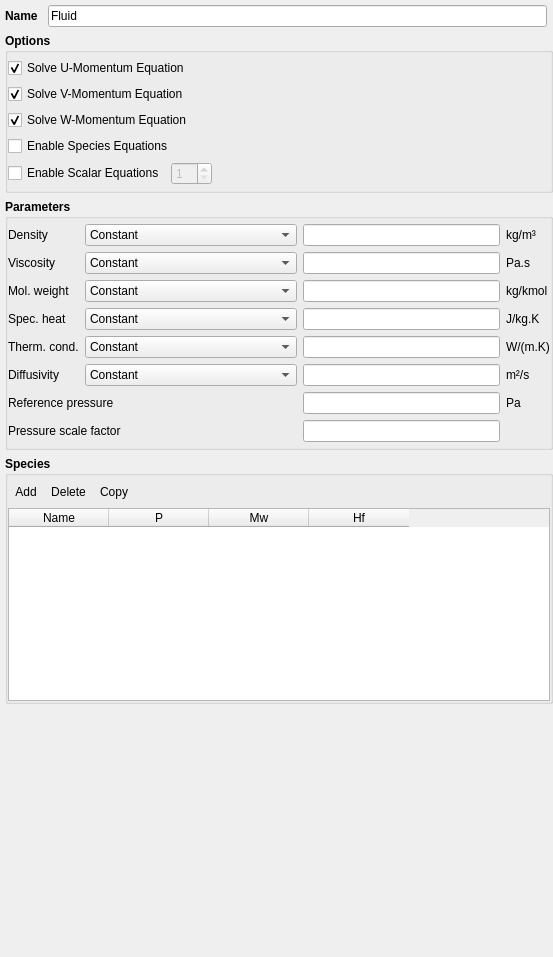
<?xml version="1.0" encoding="UTF-8"?>
<ui version="4.0">
 <class>fluid</class>
 <widget class="QWidget" name="fluid">
  <property name="geometry">
   <rect>
    <x>0</x>
    <y>0</y>
    <width>553</width>
    <height>957</height>
   </rect>
  </property>
  <property name="sizePolicy">
   <sizepolicy hsizetype="Preferred" vsizetype="Preferred">
    <horstretch>2</horstretch>
    <verstretch>0</verstretch>
   </sizepolicy>
  </property>
  <property name="minimumSize">
   <size>
    <width>20</width>
    <height>0</height>
   </size>
  </property>
  <layout class="QGridLayout" name="gridLayout_3">
   <property name="leftMargin">
    <number>5</number>
   </property>
   <property name="topMargin">
    <number>5</number>
   </property>
   <property name="rightMargin">
    <number>0</number>
   </property>
   <property name="bottomMargin">
    <number>5</number>
   </property>
   <item row="1" column="0" colspan="2">
    <widget class="QGroupBox" name="groupbox_options">
     <property name="font">
      <font>
       <weight>75</weight>
       <bold>true</bold>
      </font>
     </property>
     <property name="title">
      <string>Options</string>
     </property>
     <property name="flat">
      <bool>true</bool>
     </property>
     <layout class="QGridLayout" name="gridLayout">
      <property name="leftMargin">
       <number>0</number>
      </property>
      <property name="topMargin">
       <number>5</number>
      </property>
      <property name="rightMargin">
       <number>0</number>
      </property>
      <property name="bottomMargin">
       <number>5</number>
      </property>
      <item row="1" column="0">
       <widget class="CheckBox" name="checkbox_keyword_momentum_y_eq_args_0">
        <property name="font">
         <font>
          <weight>50</weight>
          <bold>false</bold>
         </font>
        </property>
        <property name="text">
         <string>Solve V-Momentum Equation</string>
        </property>
        <property name="checked">
         <bool>true</bool>
        </property>
       </widget>
      </item>
      <item row="2" column="0">
       <widget class="CheckBox" name="checkbox_keyword_momentum_z_eq_args_0">
        <property name="font">
         <font>
          <weight>50</weight>
          <bold>false</bold>
         </font>
        </property>
        <property name="text">
         <string>Solve W-Momentum Equation</string>
        </property>
        <property name="checked">
         <bool>true</bool>
        </property>
       </widget>
      </item>
      <item row="4" column="0">
       <layout class="QHBoxLayout" name="horizontalLayout_4">
        <item>
         <widget class="QCheckBox" name="checkbox_enable_scalar_eq">
          <property name="font">
           <font>
            <weight>50</weight>
            <bold>false</bold>
           </font>
          </property>
          <property name="text">
           <string>Enable Scalar Equations</string>
          </property>
         </widget>
        </item>
        <item>
         <widget class="QSpinBox" name="spinbox_nscalar_eq">
          <property name="enabled">
           <bool>false</bool>
          </property>
          <property name="font">
           <font>
            <weight>50</weight>
            <bold>false</bold>
           </font>
          </property>
          <property name="suffix">
           <string/>
          </property>
          <property name="minimum">
           <number>1</number>
          </property>
         </widget>
        </item>
        <item>
         <spacer name="horizontalSpacer_2">
          <property name="orientation">
           <enum>Qt::Horizontal</enum>
          </property>
          <property name="sizeHint" stdset="0">
           <size>
            <width>40</width>
            <height>20</height>
           </size>
          </property>
         </spacer>
        </item>
       </layout>
      </item>
      <item row="3" column="0">
       <widget class="CheckBox" name="checkbox_keyword_species_eq_args_0">
        <property name="font">
         <font>
          <weight>50</weight>
          <bold>false</bold>
         </font>
        </property>
        <property name="text">
         <string>Enable Species Equations</string>
        </property>
       </widget>
      </item>
      <item row="0" column="0">
       <widget class="CheckBox" name="checkbox_keyword_momentum_x_eq_args_0">
        <property name="font">
         <font>
          <weight>50</weight>
          <bold>false</bold>
         </font>
        </property>
        <property name="text">
         <string>Solve U-Momentum Equation</string>
        </property>
        <property name="checked">
         <bool>true</bool>
        </property>
       </widget>
      </item>
     </layout>
    </widget>
   </item>
   <item row="3" column="0" colspan="2">
    <widget class="QGroupBox" name="groupbox_fluid_phase_species">
     <property name="font">
      <font>
       <weight>75</weight>
       <bold>true</bold>
      </font>
     </property>
     <property name="title">
      <string>Species</string>
     </property>
     <property name="flat">
      <bool>true</bool>
     </property>
     <property name="checkable">
      <bool>false</bool>
     </property>
     <layout class="QGridLayout" name="gridLayout_4">
      <property name="leftMargin">
       <number>0</number>
      </property>
      <property name="topMargin">
       <number>5</number>
      </property>
      <property name="rightMargin">
       <number>0</number>
      </property>
      <property name="bottomMargin">
       <number>0</number>
      </property>
      <item row="0" column="0">
       <widget class="QFrame" name="frame_20">
        <property name="frameShape">
         <enum>QFrame::NoFrame</enum>
        </property>
        <property name="frameShadow">
         <enum>QFrame::Plain</enum>
        </property>
        <layout class="QHBoxLayout" name="horizontalLayout_17">
         <property name="spacing">
          <number>0</number>
         </property>
         <property name="leftMargin">
          <number>0</number>
         </property>
         <property name="topMargin">
          <number>0</number>
         </property>
         <property name="rightMargin">
          <number>0</number>
         </property>
         <property name="bottomMargin">
          <number>0</number>
         </property>
         <item>
          <widget class="QToolButton" name="toolbutton_fluid_species_add">
           <property name="font">
            <font>
             <weight>50</weight>
             <bold>false</bold>
            </font>
           </property>
           <property name="text">
            <string>Add</string>
           </property>
           <property name="autoRaise">
            <bool>true</bool>
           </property>
          </widget>
         </item>
         <item>
          <widget class="QToolButton" name="toolbutton_fluid_species_delete">
           <property name="font">
            <font>
             <weight>50</weight>
             <bold>false</bold>
            </font>
           </property>
           <property name="text">
            <string>Delete</string>
           </property>
           <property name="autoRaise">
            <bool>true</bool>
           </property>
          </widget>
         </item>
         <item>
          <widget class="QToolButton" name="toolbutton_fluid_species_copy">
           <property name="font">
            <font>
             <weight>50</weight>
             <bold>false</bold>
            </font>
           </property>
           <property name="text">
            <string>Copy</string>
           </property>
           <property name="autoRaise">
            <bool>true</bool>
           </property>
          </widget>
         </item>
         <item>
          <spacer name="horizontalSpacer_6">
           <property name="orientation">
            <enum>Qt::Horizontal</enum>
           </property>
           <property name="sizeHint" stdset="0">
            <size>
             <width>40</width>
             <height>20</height>
            </size>
           </property>
          </spacer>
         </item>
        </layout>
       </widget>
      </item>
      <item row="1" column="0">
       <widget class="QTableWidget" name="tablewidget_fluid_species">
        <property name="sizePolicy">
         <sizepolicy hsizetype="Expanding" vsizetype="MinimumExpanding">
          <horstretch>0</horstretch>
          <verstretch>0</verstretch>
         </sizepolicy>
        </property>
        <property name="minimumSize">
         <size>
          <width>0</width>
          <height>100</height>
         </size>
        </property>
        <property name="maximumSize">
         <size>
          <width>16777215</width>
          <height>16777215</height>
         </size>
        </property>
        <property name="font">
         <font>
          <weight>50</weight>
          <bold>false</bold>
         </font>
        </property>
        <property name="frameShadow">
         <enum>QFrame::Plain</enum>
        </property>
        <property name="selectionMode">
         <enum>QAbstractItemView::SingleSelection</enum>
        </property>
        <property name="selectionBehavior">
         <enum>QAbstractItemView::SelectRows</enum>
        </property>
        <attribute name="horizontalHeaderVisible">
         <bool>true</bool>
        </attribute>
        <attribute name="horizontalHeaderCascadingSectionResizes">
         <bool>false</bool>
        </attribute>
        <attribute name="horizontalHeaderDefaultSectionSize">
         <number>100</number>
        </attribute>
        <attribute name="horizontalHeaderHighlightSections">
         <bool>false</bool>
        </attribute>
        <attribute name="horizontalHeaderMinimumSectionSize">
         <number>20</number>
        </attribute>
        <attribute name="horizontalHeaderStretchLastSection">
         <bool>false</bool>
        </attribute>
        <attribute name="verticalHeaderVisible">
         <bool>false</bool>
        </attribute>
        <attribute name="verticalHeaderHighlightSections">
         <bool>false</bool>
        </attribute>
        <column>
         <property name="text">
          <string>Name</string>
         </property>
        </column>
        <column>
         <property name="text">
          <string>P</string>
         </property>
         <property name="toolTip">
          <string>Phase</string>
         </property>
        </column>
        <column>
         <property name="text">
          <string>Mw</string>
         </property>
         <property name="toolTip">
          <string>Molecular weight</string>
         </property>
        </column>
        <column>
         <property name="text">
          <string>Hf</string>
         </property>
         <property name="toolTip">
          <string>Heat of formation</string>
         </property>
        </column>
       </widget>
      </item>
     </layout>
    </widget>
   </item>
   <item row="0" column="0">
    <widget class="QFrame" name="frame_fluid_phase_name">
     <property name="frameShape">
      <enum>QFrame::NoFrame</enum>
     </property>
     <property name="frameShadow">
      <enum>QFrame::Plain</enum>
     </property>
     <layout class="QGridLayout" name="gridLayout_2">
      <property name="leftMargin">
       <number>0</number>
      </property>
      <property name="topMargin">
       <number>0</number>
      </property>
      <property name="rightMargin">
       <number>0</number>
      </property>
      <property name="bottomMargin">
       <number>0</number>
      </property>
      <property name="spacing">
       <number>0</number>
      </property>
      <item row="0" column="0">
       <spacer name="verticalSpacer_5">
        <property name="orientation">
         <enum>Qt::Vertical</enum>
        </property>
        <property name="sizeType">
         <enum>QSizePolicy::Minimum</enum>
        </property>
        <property name="sizeHint" stdset="0">
         <size>
          <width>20</width>
          <height>0</height>
         </size>
        </property>
       </spacer>
      </item>
      <item row="1" column="0">
       <layout class="QHBoxLayout" name="horizontalLayout_3">
        <property name="spacing">
         <number>10</number>
        </property>
        <property name="topMargin">
         <number>0</number>
        </property>
        <item>
         <widget class="QLabel" name="label_fluid_phase_name">
          <property name="font">
           <font>
            <weight>75</weight>
            <bold>true</bold>
           </font>
          </property>
          <property name="text">
           <string>Name</string>
          </property>
         </widget>
        </item>
        <item>
         <widget class="LineEdit" name="lineedit_fluid_phase_name">
          <property name="text">
           <string>Fluid</string>
          </property>
         </widget>
        </item>
       </layout>
      </item>
     </layout>
    </widget>
   </item>
   <item row="2" column="0" colspan="2">
    <widget class="QGroupBox" name="groupbox_fluid_phase_model_parameters">
     <property name="font">
      <font>
       <weight>75</weight>
       <bold>true</bold>
      </font>
     </property>
     <property name="title">
      <string>Parameters</string>
     </property>
     <property name="flat">
      <bool>true</bool>
     </property>
     <layout class="QGridLayout" name="gridLayout_5">
      <property name="leftMargin">
       <number>0</number>
      </property>
      <property name="topMargin">
       <number>5</number>
      </property>
      <property name="rightMargin">
       <number>0</number>
      </property>
      <property name="bottomMargin">
       <number>5</number>
      </property>
      <item row="0" column="0">
       <widget class="QLabel" name="label_fluid_density_model">
        <property name="font">
         <font>
          <weight>50</weight>
          <bold>false</bold>
         </font>
        </property>
        <property name="text">
         <string>Density</string>
        </property>
       </widget>
      </item>
      <item row="0" column="1">
       <widget class="ComboBox" name="combobox_fluid_density_model">
        <property name="sizePolicy">
         <sizepolicy hsizetype="Preferred" vsizetype="Fixed">
          <horstretch>0</horstretch>
          <verstretch>0</verstretch>
         </sizepolicy>
        </property>
        <property name="maximumSize">
         <size>
          <width>16777215</width>
          <height>16777215</height>
         </size>
        </property>
        <property name="font">
         <font>
          <weight>50</weight>
          <bold>false</bold>
         </font>
        </property>
        <property name="sizeAdjustPolicy">
         <enum>QComboBox::AdjustToContents</enum>
        </property>
        <property name="minimumContentsLength">
         <number>20</number>
        </property>
        <item>
         <property name="text">
          <string>Constant</string>
         </property>
        </item>
        <item>
         <property name="text">
          <string>Ideal Gas Law</string>
         </property>
        </item>
        <item>
         <property name="text">
          <string>UDF</string>
         </property>
        </item>
       </widget>
      </item>
      <item row="0" column="2">
       <widget class="LineEdit" name="lineedit_keyword_ro_g0">
        <property name="sizePolicy">
         <sizepolicy hsizetype="Expanding" vsizetype="Fixed">
          <horstretch>0</horstretch>
          <verstretch>0</verstretch>
         </sizepolicy>
        </property>
        <property name="minimumSize">
         <size>
          <width>30</width>
          <height>0</height>
         </size>
        </property>
        <property name="font">
         <font>
          <weight>50</weight>
          <bold>false</bold>
         </font>
        </property>
       </widget>
      </item>
      <item row="0" column="3">
       <widget class="QLabel" name="label_ro_g0_units">
        <property name="font">
         <font>
          <weight>50</weight>
          <italic>false</italic>
          <bold>false</bold>
         </font>
        </property>
        <property name="text">
         <string>kg/m³ </string>
        </property>
       </widget>
      </item>
      <item row="1" column="0">
       <widget class="QLabel" name="label_fluid_viscosity_model">
        <property name="font">
         <font>
          <weight>50</weight>
          <bold>false</bold>
         </font>
        </property>
        <property name="text">
         <string>Viscosity</string>
        </property>
       </widget>
      </item>
      <item row="1" column="1">
       <widget class="ComboBox" name="combobox_fluid_viscosity_model">
        <property name="sizePolicy">
         <sizepolicy hsizetype="Preferred" vsizetype="Fixed">
          <horstretch>0</horstretch>
          <verstretch>0</verstretch>
         </sizepolicy>
        </property>
        <property name="maximumSize">
         <size>
          <width>16777215</width>
          <height>16777215</height>
         </size>
        </property>
        <property name="font">
         <font>
          <weight>50</weight>
          <bold>false</bold>
         </font>
        </property>
        <property name="sizeAdjustPolicy">
         <enum>QComboBox::AdjustToContents</enum>
        </property>
        <property name="minimumContentsLength">
         <number>20</number>
        </property>
        <item>
         <property name="text">
          <string>Constant</string>
         </property>
        </item>
        <item>
         <property name="text">
          <string>Sutherland's Law</string>
         </property>
        </item>
        <item>
         <property name="text">
          <string>UDF</string>
         </property>
        </item>
       </widget>
      </item>
      <item row="1" column="2">
       <widget class="LineEdit" name="lineedit_keyword_mu_g0">
        <property name="sizePolicy">
         <sizepolicy hsizetype="Expanding" vsizetype="Fixed">
          <horstretch>0</horstretch>
          <verstretch>0</verstretch>
         </sizepolicy>
        </property>
        <property name="minimumSize">
         <size>
          <width>30</width>
          <height>0</height>
         </size>
        </property>
        <property name="font">
         <font>
          <weight>50</weight>
          <bold>false</bold>
         </font>
        </property>
       </widget>
      </item>
      <item row="1" column="3">
       <widget class="QLabel" name="label_mu_g0_units">
        <property name="font">
         <font>
          <weight>50</weight>
          <italic>false</italic>
          <bold>false</bold>
         </font>
        </property>
        <property name="text">
         <string>Pa.s</string>
        </property>
       </widget>
      </item>
      <item row="2" column="0">
       <widget class="QLabel" name="label_mol_weight_model">
        <property name="font">
         <font>
          <weight>50</weight>
          <bold>false</bold>
         </font>
        </property>
        <property name="toolTip">
         <string>Molecular weight</string>
        </property>
        <property name="text">
         <string>Mol. weight</string>
        </property>
       </widget>
      </item>
      <item row="2" column="1">
       <widget class="ComboBox" name="combobox_fluid_mol_weight_model">
        <property name="sizePolicy">
         <sizepolicy hsizetype="Preferred" vsizetype="Fixed">
          <horstretch>0</horstretch>
          <verstretch>0</verstretch>
         </sizepolicy>
        </property>
        <property name="maximumSize">
         <size>
          <width>16777215</width>
          <height>16777215</height>
         </size>
        </property>
        <property name="font">
         <font>
          <weight>50</weight>
          <bold>false</bold>
         </font>
        </property>
        <property name="sizeAdjustPolicy">
         <enum>QComboBox::AdjustToContents</enum>
        </property>
        <property name="minimumContentsLength">
         <number>20</number>
        </property>
        <item>
         <property name="text">
          <string>Constant</string>
         </property>
        </item>
        <item>
         <property name="text">
          <string>Mixture</string>
         </property>
        </item>
       </widget>
      </item>
      <item row="2" column="2">
       <widget class="LineEdit" name="lineedit_keyword_mw_avg">
        <property name="sizePolicy">
         <sizepolicy hsizetype="Expanding" vsizetype="Fixed">
          <horstretch>0</horstretch>
          <verstretch>0</verstretch>
         </sizepolicy>
        </property>
        <property name="minimumSize">
         <size>
          <width>30</width>
          <height>0</height>
         </size>
        </property>
        <property name="font">
         <font>
          <weight>50</weight>
          <bold>false</bold>
         </font>
        </property>
       </widget>
      </item>
      <item row="2" column="3">
       <widget class="QLabel" name="label_mw_avg_units">
        <property name="font">
         <font>
          <weight>50</weight>
          <italic>false</italic>
          <bold>false</bold>
         </font>
        </property>
        <property name="text">
         <string>kg/kmol</string>
        </property>
       </widget>
      </item>
      <item row="3" column="0">
       <widget class="QLabel" name="label_fluid_specific_heat_model">
        <property name="font">
         <font>
          <weight>50</weight>
          <bold>false</bold>
         </font>
        </property>
        <property name="toolTip">
         <string>Specific heat</string>
        </property>
        <property name="text">
         <string>Spec. heat</string>
        </property>
       </widget>
      </item>
      <item row="3" column="1">
       <widget class="ComboBox" name="combobox_fluid_specific_heat_model">
        <property name="sizePolicy">
         <sizepolicy hsizetype="Preferred" vsizetype="Fixed">
          <horstretch>0</horstretch>
          <verstretch>0</verstretch>
         </sizepolicy>
        </property>
        <property name="maximumSize">
         <size>
          <width>16777215</width>
          <height>16777215</height>
         </size>
        </property>
        <property name="font">
         <font>
          <weight>50</weight>
          <bold>false</bold>
         </font>
        </property>
        <property name="sizeAdjustPolicy">
         <enum>QComboBox::AdjustToContents</enum>
        </property>
        <property name="minimumContentsLength">
         <number>20</number>
        </property>
        <item>
         <property name="text">
          <string>Constant</string>
         </property>
        </item>
        <item>
         <property name="text">
          <string>Mixture</string>
         </property>
        </item>
        <item>
         <property name="text">
          <string>UDF</string>
         </property>
        </item>
       </widget>
      </item>
      <item row="3" column="2">
       <widget class="LineEdit" name="lineedit_keyword_c_pg0">
        <property name="sizePolicy">
         <sizepolicy hsizetype="Expanding" vsizetype="Fixed">
          <horstretch>0</horstretch>
          <verstretch>0</verstretch>
         </sizepolicy>
        </property>
        <property name="minimumSize">
         <size>
          <width>30</width>
          <height>0</height>
         </size>
        </property>
        <property name="font">
         <font>
          <weight>50</weight>
          <bold>false</bold>
         </font>
        </property>
       </widget>
      </item>
      <item row="3" column="3">
       <widget class="QLabel" name="label_c_pg0_units">
        <property name="font">
         <font>
          <weight>50</weight>
          <italic>false</italic>
          <bold>false</bold>
         </font>
        </property>
        <property name="text">
         <string>J/kg.K</string>
        </property>
       </widget>
      </item>
      <item row="4" column="0">
       <widget class="QLabel" name="label_fluid_conductivity_model">
        <property name="font">
         <font>
          <weight>50</weight>
          <bold>false</bold>
         </font>
        </property>
        <property name="toolTip">
         <string>Thermal conductivity</string>
        </property>
        <property name="text">
         <string>Therm. cond.</string>
        </property>
       </widget>
      </item>
      <item row="4" column="1">
       <widget class="ComboBox" name="combobox_fluid_conductivity_model">
        <property name="sizePolicy">
         <sizepolicy hsizetype="Preferred" vsizetype="Fixed">
          <horstretch>0</horstretch>
          <verstretch>0</verstretch>
         </sizepolicy>
        </property>
        <property name="maximumSize">
         <size>
          <width>16777215</width>
          <height>16777215</height>
         </size>
        </property>
        <property name="font">
         <font>
          <weight>50</weight>
          <bold>false</bold>
         </font>
        </property>
        <property name="currentIndex">
         <number>0</number>
        </property>
        <property name="sizeAdjustPolicy">
         <enum>QComboBox::AdjustToContents</enum>
        </property>
        <property name="minimumContentsLength">
         <number>20</number>
        </property>
        <item>
         <property name="text">
          <string>Constant</string>
         </property>
        </item>
        <item>
         <property name="text">
          <string>Temperature dependent (air)</string>
         </property>
        </item>
        <item>
         <property name="text">
          <string>UDF</string>
         </property>
        </item>
       </widget>
      </item>
      <item row="4" column="2">
       <widget class="LineEdit" name="lineedit_keyword_k_g0">
        <property name="sizePolicy">
         <sizepolicy hsizetype="Expanding" vsizetype="Fixed">
          <horstretch>0</horstretch>
          <verstretch>0</verstretch>
         </sizepolicy>
        </property>
        <property name="minimumSize">
         <size>
          <width>30</width>
          <height>0</height>
         </size>
        </property>
        <property name="font">
         <font>
          <weight>50</weight>
          <bold>false</bold>
         </font>
        </property>
       </widget>
      </item>
      <item row="4" column="3">
       <widget class="QLabel" name="label_k_g0_units">
        <property name="font">
         <font>
          <weight>50</weight>
          <italic>false</italic>
          <bold>false</bold>
         </font>
        </property>
        <property name="text">
         <string>W/(m.K)</string>
        </property>
       </widget>
      </item>
      <item row="5" column="0">
       <widget class="QLabel" name="label_fluid_diffusion_model">
        <property name="font">
         <font>
          <weight>50</weight>
          <bold>false</bold>
         </font>
        </property>
        <property name="text">
         <string>Diffusivity</string>
        </property>
       </widget>
      </item>
      <item row="5" column="1">
       <widget class="ComboBox" name="combobox_fluid_diffusion_model">
        <property name="sizePolicy">
         <sizepolicy hsizetype="Preferred" vsizetype="Fixed">
          <horstretch>0</horstretch>
          <verstretch>0</verstretch>
         </sizepolicy>
        </property>
        <property name="maximumSize">
         <size>
          <width>16777215</width>
          <height>16777215</height>
         </size>
        </property>
        <property name="font">
         <font>
          <weight>50</weight>
          <bold>false</bold>
         </font>
        </property>
        <property name="currentIndex">
         <number>0</number>
        </property>
        <property name="sizeAdjustPolicy">
         <enum>QComboBox::AdjustToContents</enum>
        </property>
        <property name="minimumContentsLength">
         <number>20</number>
        </property>
        <item>
         <property name="text">
          <string>Constant</string>
         </property>
        </item>
        <item>
         <property name="text">
          <string>Dilute Mixture Approximation (air)</string>
         </property>
        </item>
        <item>
         <property name="text">
          <string>UDF</string>
         </property>
        </item>
       </widget>
      </item>
      <item row="5" column="2">
       <widget class="LineEdit" name="lineedit_keyword_dif_g0">
        <property name="sizePolicy">
         <sizepolicy hsizetype="Expanding" vsizetype="Fixed">
          <horstretch>0</horstretch>
          <verstretch>0</verstretch>
         </sizepolicy>
        </property>
        <property name="minimumSize">
         <size>
          <width>30</width>
          <height>0</height>
         </size>
        </property>
        <property name="font">
         <font>
          <weight>50</weight>
          <bold>false</bold>
         </font>
        </property>
       </widget>
      </item>
      <item row="5" column="3">
       <widget class="QLabel" name="label_dif_g0_units">
        <property name="font">
         <font>
          <weight>50</weight>
          <italic>false</italic>
          <bold>false</bold>
         </font>
        </property>
        <property name="text">
         <string>m²/s </string>
        </property>
       </widget>
      </item>
      <item row="6" column="0" colspan="2">
       <widget class="QLabel" name="label_p_ref">
        <property name="font">
         <font>
          <weight>50</weight>
          <bold>false</bold>
         </font>
        </property>
        <property name="text">
         <string>Reference pressure</string>
        </property>
       </widget>
      </item>
      <item row="6" column="2">
       <widget class="LineEdit" name="lineedit_keyword_p_ref">
        <property name="font">
         <font>
          <weight>50</weight>
          <bold>false</bold>
         </font>
        </property>
       </widget>
      </item>
      <item row="7" column="0" colspan="2">
       <widget class="QLabel" name="label_p_scale">
        <property name="font">
         <font>
          <weight>50</weight>
          <bold>false</bold>
         </font>
        </property>
        <property name="text">
         <string>Pressure scale factor</string>
        </property>
       </widget>
      </item>
      <item row="7" column="2">
       <widget class="LineEdit" name="lineedit_keyword_p_scale">
        <property name="font">
         <font>
          <weight>50</weight>
          <bold>false</bold>
         </font>
        </property>
       </widget>
      </item>
      <item row="6" column="3">
       <widget class="QLabel" name="label_p_ref_units">
        <property name="font">
         <font>
          <weight>50</weight>
          <bold>false</bold>
         </font>
        </property>
        <property name="text">
         <string>Pa</string>
        </property>
       </widget>
      </item>
     </layout>
    </widget>
   </item>
   <item row="4" column="0">
    <spacer name="verticalSpacer">
     <property name="orientation">
      <enum>Qt::Vertical</enum>
     </property>
     <property name="sizeHint" stdset="0">
      <size>
       <width>20</width>
       <height>40</height>
      </size>
     </property>
    </spacer>
   </item>
  </layout>
 </widget>
 <customwidgets>
  <customwidget>
   <class>CheckBox</class>
   <extends>QCheckBox</extends>
   <header>mfixgui.widgets.base</header>
  </customwidget>
  <customwidget>
   <class>LineEdit</class>
   <extends>QLineEdit</extends>
   <header>mfixgui.widgets.base</header>
  </customwidget>
  <customwidget>
   <class>ComboBox</class>
   <extends>QComboBox</extends>
   <header>mfixgui.widgets.base</header>
  </customwidget>
 </customwidgets>
 <resources/>
 <connections/>
</ui>
